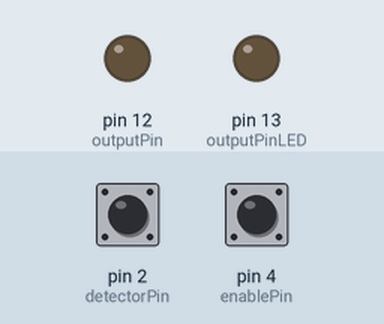
The sketch below on a simulated Arduino Uno, built with avr-gcc and run on an emulated ATmega328P. On the bench: output pins drawn as LEDs (lit = HIGH). The test bench sets the inputs (shaded band); at power-on: pin 2 (detectorPin) HIGH, pin 4 (enablePin) HIGH. What the sketch prints to the serial monitor is not drawn.

Above: at 1.2 s.
1.3 s: pin 2 (detectorPin) pulled LOW for 0.15 s
At 2.8 s:
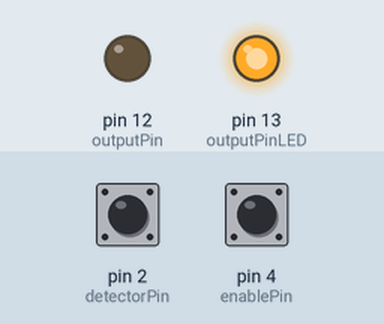
5.9 s: pin 2 (detectorPin) pulled LOW for 1 s
At 7.6 s:
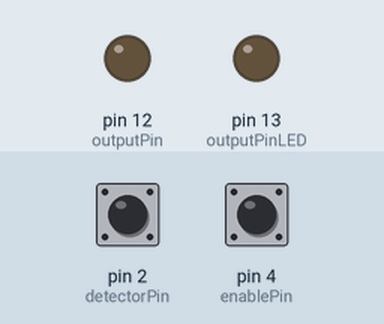
8.4 s: pin 2 (detectorPin) pulled LOW for 3.2 s
At 12.0 s:
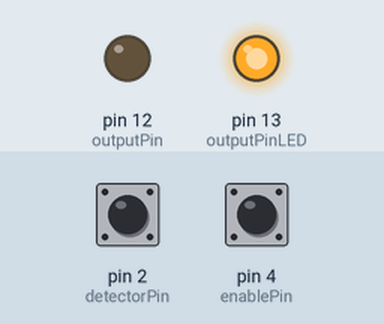
Timing chart, 0 to 13.7 s (numbered marks = the images above; inputs shaded):
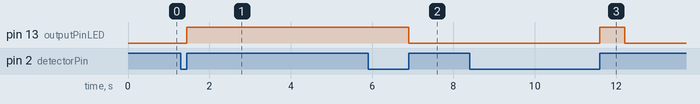

Measured:
- after the input at 1.3 s, pin 13 (outputPinLED): LOW → HIGH after 0.15 s
- after the input at 5.9 s, pin 13 (outputPinLED): HIGH → LOW after 1.0 s
- after the input at 8.4 s, pin 13 (outputPinLED): LOW → HIGH after 3.2 s, → LOW 0.62 s later

The sketch:

motorvalvedriver.ino
```cpp
/**
   @brief Driver for exhaustvalve for motor. HVL project spring 2018
**/

#include <avr/io.h>
#include <avr/interrupt.h>


// #define DEBUG 1

#define detectorPin  2
#define enablePin    4
#define outputPin    12
#define outputPinLED 13 // LED pin for test and flach for angleplate readout

// Define the minimum rpm to allow the valve to open.
// Min 100 rpm -> Max periode time = 1/(100/60) ~= 600000
// Min 200 rpm -> Max periode time = 1/(100/60) ~= 300000
// Min 300 rpm -> Max periode time = 1/(100/60) ~= 200000
// Min 400 rpm -> Max periode time = 1/(100/60) ~= 150000

#define MAX_PERIODTIME_US 300000 // min 200 rpm

void serport_handler(char d);
void print_float(float f);
void start_timer(void);
void print_menu_Serial(void);
void update_precalcvalues(void);

volatile unsigned long counts[16] = {0, 0, 0, 0,  0, 0, 0, 0,  0, 0, 0, 0,  0, 0, 0, 0};
volatile unsigned long lastvalue = 0;
volatile unsigned int counts_idx = 0;
volatile int updated = 0;
volatile float ontime = 85.0;
volatile float offtime = 110.0;
volatile char mode = 0;   // Bad name. Is used to keep track of the outputpinstate. Redundant?
volatile uint16_t precalc_TCNT1 = 61717; // Test value
volatile uint16_t precalc_OCR1A = 64495; // Test value
uint8_t timer_enable = 0;

/**
   @brief Interrupt routine for the interrupt line.
   @todo: rename to a more correct and descriptive name name...
**/
void measure_time() {
  unsigned long us = micros();

  digitalWrite(outputPinLED, HIGH); // Turn led ON
  start_timer();
  if (us > lastvalue) {
    counts[0] = us - lastvalue;  // no average - Should have been a compile time switch
    counts_idx = (counts_idx + 1) % 16;
    updated = 1;
  }
  lastvalue = us;
//  delayMicroseconds(250); // Flash time
//  digitalWrite(outputPinLED, LOW); // Turn led ON
}


/**
   @brief Set up
   Sets up interrupt input for the detector.
   Sets up the serial port for receiving set values for the output.
   Attaches interrupt function to external interupt 0 (P2)
**/
void setup() {
  pinMode(detectorPin, INPUT_PULLUP);
  pinMode(enablePin, INPUT_PULLUP);
  pinMode(outputPin, OUTPUT);
  pinMode(outputPinLED, OUTPUT);

  attachInterrupt(0, measure_time, RISING);

  Serial.begin(115200);
  print_menu_Serial();
}


/**
   @brief Main loop. Handles serial input and update of variables according to data from last interrupt

**/
void loop() {
  if (Serial.available()) {
    serport_handler(Serial.read());
  }
  if (updated != 0) {
    update_precalcvalues(); // Update timervals
    updated = 0;
  }
}

/*
 * @brief calculates the timer values
 * Sorry for the messy calculations. See notes to be more confused...
 */
void update_precalcvalues(void)
{
  uint32_t periodetid=0;
  float temp;
  float periodetidf;


/*  for(int i = 0; i<16;i++){
    periodetid += counts[i];
  }
  periodetidf = periodetid / 256; // Convert time in us to time in timer1 counts as well as devide by 16 for the average.
*/
  periodetidf = counts[0] / 16; // Convert time in us to time in timer1 counts.

  timer_enable = 1;
  // precalc_TCNT1:
  temp = 65536.0 - (((offtime)/360.0) * periodetidf);
  precalc_TCNT1 = (uint16_t)temp;

  // precalc_OCR1A:
  temp = 65536.0 - (((offtime-ontime)/360.0) * periodetidf);
  precalc_OCR1A = (uint16_t)temp;
}

/**
   @brief Prints a menu and handles simple inputs
 **/
void serport_handler(char d)
{
  static char inputbuffer[80];
  static int endindex = 0;

  inputbuffer[endindex++] = d;

  if (d == '\n') {
    Serial.print(inputbuffer);
    process_serialdata(inputbuffer);
    endindex = 0;
  }
  if (endindex == 80) {
    Serial.write("Endindex overflow!");
    endindex = 0;
  }
}


/**
 *  @brief simple processing ascii input data
**/
void process_serialdata(char* buf)
{
  float temp;
  if (strncmp(buf, "on=", 3) == 0) {
    temp = readtime(&buf[3]);
    if (verifyinput("on", temp)) {
      ontime = temp;
    }
  }
  else if (strncmp(buf, "off=", 4) == 0) {

    temp = readtime(&buf[4]);
    if (verifyinput("off", temp)) {
      offtime = temp;
    } else if (strncmp(buf, "x", 1) == 0) {
      print_counts();
    }
  }

  print_menu_Serial();
}


/**
 * @brief Print out number of counts on serial port. Debug info
 */
void print_counts(void)
{
  uint32_t cnt=0;
  for(int i=0;i<16;i++){
    cnt += counts[i];
  }
  Serial.print("\nCounts:");
  Serial.println(cnt, DEC);
}


void print_menu_Serial(void)
{
  Serial.println("");
  Serial.println("Elmers motortest");
  Serial.println("");
  Serial.println("Nåværende verdier:");
  Serial.print(" On : ");
  print_float(ontime);
  Serial.println(" grader");
  Serial.print(" Off: ");
  print_float(offtime);
  Serial.println(" grader");
  Serial.println("");
  Serial.println("For å endre en verdi skriv f.eks:");
  Serial.println("on=123.45   eller off=234.56");
  Serial.println("For å ta i bruk nye verdier må du verifisere dem");
  Serial.println("");
}

/**
 *  @brief Reads floats from ascii string in a array
**/
float readtime(char * buf)
{
  float val;
  //char testbuf[] = "99.23";

  if (strlen(buf) < 1) {
    Serial.print("Feil lengde på inputstreng!");
    return (0.0);
  }

  val = atof(buf);

  if (val < 0.0 || val > 360.0) {
    Serial.println("Value out of range");
    return (0.0);
  }
  return (val);
}

/// @brief prints a float on the format xxx.yy
void print_float(float f) {
  int temp = f;
  Serial.print(temp);
  f = f - temp;
  f = f * 100;
  temp = f;
  Serial.print(".");
  if (temp < 10)
    Serial.print('0');
  Serial.print(temp);
}

/**
 * @brief Asks the user to verify the input data.
 * @return 1 if verified, 0 if not.
**/
int verifyinput(char * text, float val) {
  Serial.print("Bekreft at ");
  Serial.print(text);
  Serial.print(" settes til ");
  print_float(val);
  Serial.print(" J or N?");
  while (!Serial.available());
  char reply = Serial.read();
  if ((reply == 'J') || (reply == 'j'))
    return 1;
  return 0;
}


/**
 * @brief interrupt when timer 1 has conted up to max (overflow). Disables the timer
**/
ISR(TIMER1_OVF_vect)          // interrupt service routine that wraps a user defined function supplied by attachInterrupt
{
  TCCR1B = 0; // stop timer
  digitalWrite(outputPin, LOW); // Turn off output signal
  digitalWrite(outputPinLED, LOW); // Turn led off
}

ISR(TIMER1_COMPA_vect)
{
  if(digitalRead(enablePin)== 0){
    digitalWrite(outputPin, HIGH); // Turn on output signal
    digitalWrite(outputPinLED, HIGH); // Turn led ON
  }
}

/**
 * @brief Handler for all non alloctated interrupts.
 */
ISR(BADISR_vect)
{
  Serial.println("Bad Interrupt catched!");
}

/**
 * @brief Sets up and starts timer 1.
 * http://ww1.microchip.com/downloads/en/DeviceDoc/Atmel-42735-8-bit-AVR-Microcontroller-ATmega328-328P_Datasheet.pdf
**/
void start_timer(void) {
  if(timer_enable){
    TCNT1 = precalc_TCNT1; // 61717; // test
    OCR1A = precalc_OCR1A; // 64495;
    // From datasheet p161: TCCR1A.WGM1[3:0]=0x0
    TCCR1A = 0; // No OCR1A/OCR1B connection, Normal mode.
    TCCR1B = 0x04; // (1>>CS12); // Clock source: clk/265
    TIMSK1 = 0x03; //(1>>OCIE1A) | (1>>TOIE1); // Two interrupt sources. Outputcompare match A, and timer overflow.
  }
}
```
